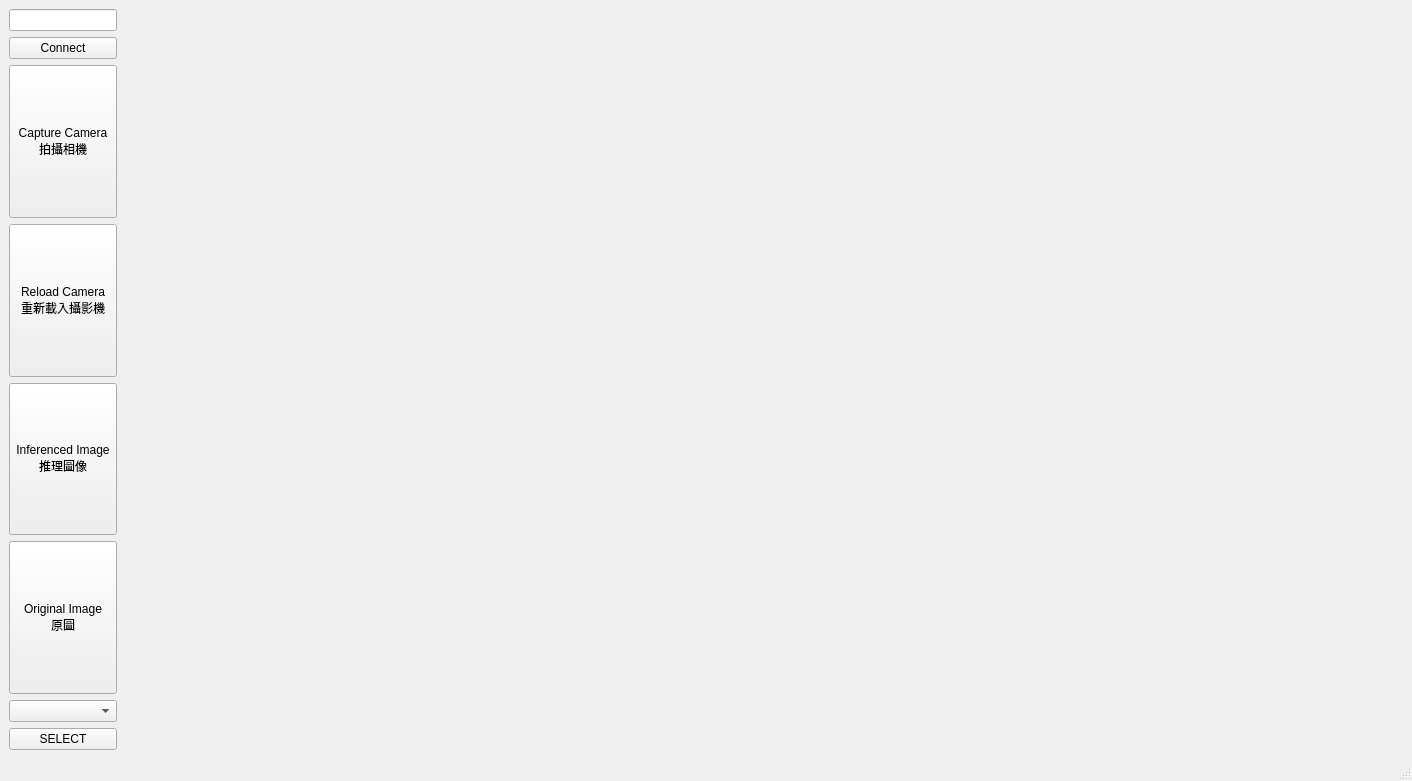
<?xml version="1.0" encoding="UTF-8"?>
<ui version="4.0">
 <class>mainvision</class>
 <widget class="QMainWindow" name="mainvision">
  <property name="geometry">
   <rect>
    <x>0</x>
    <y>0</y>
    <width>1406</width>
    <height>781</height>
   </rect>
  </property>
  <property name="windowTitle">
   <string>mainvision</string>
  </property>
  <widget class="QWidget" name="centralwidget">
   <layout class="QHBoxLayout" name="horizontalLayout">
    <item>
     <layout class="QVBoxLayout" name="verticalLayout">
      <item>
       <widget class="QLineEdit" name="lineEditServer">
        <property name="sizePolicy">
         <sizepolicy hsizetype="Minimum" vsizetype="Fixed">
          <horstretch>0</horstretch>
          <verstretch>0</verstretch>
         </sizepolicy>
        </property>
       </widget>
      </item>
      <item>
       <widget class="QPushButton" name="pushButtonSelectServer">
        <property name="text">
         <string>Connect</string>
        </property>
       </widget>
      </item>
      <item>
       <widget class="QPushButton" name="pushCapture">
        <property name="sizePolicy">
         <sizepolicy hsizetype="Minimum" vsizetype="Preferred">
          <horstretch>0</horstretch>
          <verstretch>0</verstretch>
         </sizepolicy>
        </property>
        <property name="text">
         <string>Capture Camera  
拍攝相機</string>
        </property>
       </widget>
      </item>
      <item>
       <widget class="QPushButton" name="pushReloadCam">
        <property name="sizePolicy">
         <sizepolicy hsizetype="Minimum" vsizetype="Preferred">
          <horstretch>0</horstretch>
          <verstretch>0</verstretch>
         </sizepolicy>
        </property>
        <property name="text">
         <string>Reload Camera
重新載入攝影機</string>
        </property>
       </widget>
      </item>
      <item>
       <widget class="QPushButton" name="pushInferencedImage">
        <property name="sizePolicy">
         <sizepolicy hsizetype="Minimum" vsizetype="Preferred">
          <horstretch>0</horstretch>
          <verstretch>0</verstretch>
         </sizepolicy>
        </property>
        <property name="text">
         <string>Inferenced Image
推理圖像</string>
        </property>
       </widget>
      </item>
      <item>
       <widget class="QPushButton" name="pushOriginalImage">
        <property name="sizePolicy">
         <sizepolicy hsizetype="Minimum" vsizetype="Preferred">
          <horstretch>0</horstretch>
          <verstretch>0</verstretch>
         </sizepolicy>
        </property>
        <property name="text">
         <string>Original Image
原圖</string>
        </property>
       </widget>
      </item>
      <item>
       <widget class="QComboBox" name="comboBoxModel"/>
      </item>
      <item>
       <widget class="QPushButton" name="pushButtonSelectModel">
        <property name="text">
         <string>SELECT</string>
        </property>
       </widget>
      </item>
     </layout>
    </item>
    <item>
     <widget class="QLabel" name="cameraViewer">
      <property name="sizePolicy">
       <sizepolicy hsizetype="Expanding" vsizetype="Expanding">
        <horstretch>0</horstretch>
        <verstretch>0</verstretch>
       </sizepolicy>
      </property>
      <property name="minimumSize">
       <size>
        <width>1280</width>
        <height>720</height>
       </size>
      </property>
      <property name="text">
       <string/>
      </property>
     </widget>
    </item>
   </layout>
  </widget>
  <widget class="QMenuBar" name="menubar">
   <property name="geometry">
    <rect>
     <x>0</x>
     <y>0</y>
     <width>1406</width>
     <height>22</height>
    </rect>
   </property>
  </widget>
  <widget class="QStatusBar" name="statusbar"/>
 </widget>
 <resources/>
 <connections/>
</ui>
